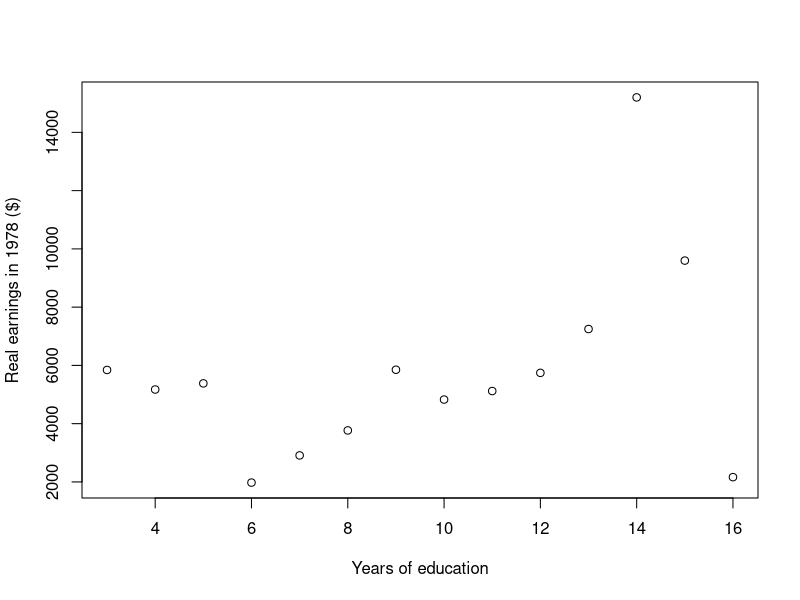
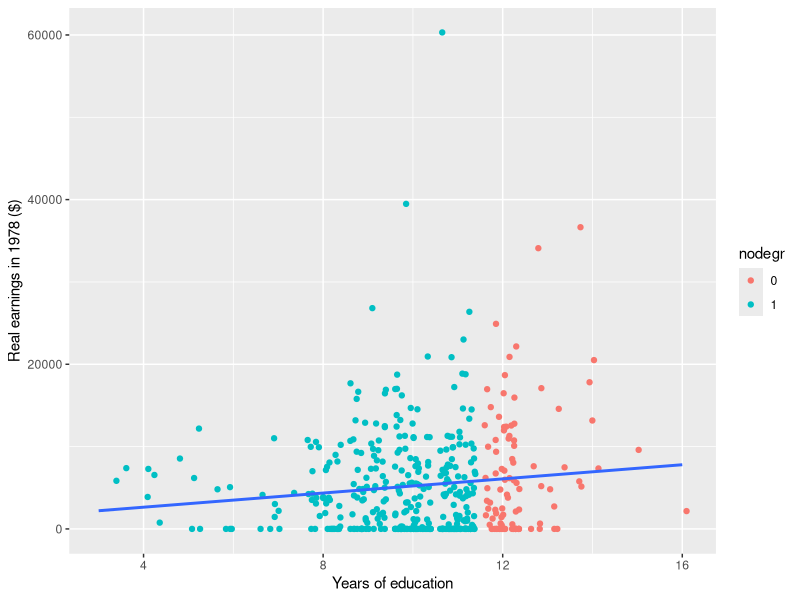

These figures' R source, in order:
## ---- chunk 1
# Where are your packages stored? 
.libPaths()
## ---- chunk 2
# Which exact packages are used?
sessionInfo()
## ---- chunk 3

# Assign an object to the name foo

foo <- rnorm(100)

# See which objects are in my environment

ls()

## ---- chunk 4

library(readr)

# Load data from local csv file

lalonde <- read_csv("lalonde.csv")

## ---- chunk 5

# Because I used readr::read_csv this is a tbl_df object
lalonde
## ---- chunk 6

library(dplyr)

# A quicker way using the pipe (%>%)

lalonde <- lalonde %>%
  # Use the lalonde dataset
  mutate_each(
    # Apply the following listed functions to...
    funs = funs(factor),
    # The following factors...
    black, hisp, married, nodegr, treat
    )

## ---- chunk 7

levels(lalonde$black)

lalonde

## ---- chunk 8

rnorm(10, mean = 10)

# The pipe passes output from one function to another
rnorm(10, mean = 10) %>% mean %>% round(2)

# In old money, this is:
round(mean(rnorm(10, mean = 10)), 2)

## ---- chunk 9

re78_agg <- lalonde %>%
  # Equivalent to GROUP BY in sql
  group_by(educ) %>%
  # equivalent to AVG(re78) in sql
  summarise(
    re78 = mean(re78)
  )

re78_agg

## ---- chunk 10

# Regression real earnings in 1978 against years of education

re78_model <- lm(re78 ~ educ, data = lalonde)

# Get coefficients

re78_model

## ---- chunk 11

attributes(re78_model)

# Can now call these 'slots' with $

re78_model$call

## ---- chunk 12

summary(re78_model)

## ---- chunk 13

plot(
  x = re78_agg$educ,
  y = re78_agg$re78,
  xlab = "Years of education",
  ylab = "Real earnings in 1978 ($)"
)

## ---- chunk 14

library(ggplot2)

lalonde %>%
  # Start with lalonde dataset, pass this to a plot function
  ggplot +
  # Set aesthetic for teh whoel plot
  aes(
    x = educ,
    y = re78
  ) +
  # Add a layer to the plot
  geom_jitter(
    aes(
      col = nodegr)
  ) +
  geom_smooth(
    method ="lm",
    se = FALSE
  ) +
  xlab("Years of education") +
  ylab("Real earnings in 1978 ($)")

